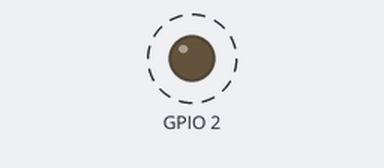
Recording of a sketch running on a simulated ESP32. Parts: output pins drawn as LEDs (lit = HIGH). Dashed ring = blinking.

Above: at 0.5 s.
Timing chart, 0 to 4.6 s (numbered marks = the images above):
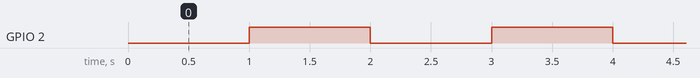

The sketch:

esp32_bridge.ino
```cpp
/*
  ESP32 SOFTAP -> UART TRANSPARENT BRIDGE  (laser turret)
  -------------------------------------------------------
  The ESP32 is ALWAYS an access point: TURRET_LINK @ 192.168.4.1, TCP 8888.
  There is no station/mobile-hotspot mode and no Wi-Fi password in this sketch.
  The PC joins TURRET_LINK for the turret link; internet stays on Bluetooth
  tethering, so the phone's Wi-Fi hotspot is not involved at all.

  SETUP (once):
    1. Flash via CP2102 on the PSU header (BOOT held, tap EN), or OTA once online.
    2. Remove the CP2102 signal wires, restore PA9 -> header 4, power on.
    3. On the PC join Wi-Fi "TURRET_LINK" (open).
    4. Run the simulator - it connects straight to 192.168.4.1:8888.

  HARDWARE UART - ESP32'S ORIGINAL TX/RX (UART0)
    GPIO1  TX  -> PSU header 3 -> Blue Pill PA10 (UART1 RX)
    GPIO3  RX  <- PSU header 4 <- Blue Pill PA9  (UART1 TX)
    GND        -> PSU header 5
  CP2102 must be removed from header 3/4 during normal operation: its TX would
  contend with the Blue Pill's PA9 on GPIO3.

  DEBUG: Serial1 TX on GPIO26 (optional, not needed for operation).
  UART0: 115200 8N1. Payload is unchanged: S<pan>,<tilt>\n / F\n

  OVER-THE-AIR UPDATES (no more opening the box):
    Once this sketch is flashed, later updates go over the same AP:
      espota.py -i 192.168.4.1 -p 3232 -a turret -f <firmware.bin>
    OTA reboots straight into the new sketch, so you never touch EN/BOOT again.
*/
#include <WiFi.h>
#include <ArduinoOTA.h>

static const char* AP_SSID = "TURRET_LINK";
static const IPAddress AP_IP(192, 168, 4, 1);
static const IPAddress AP_GW(192, 168, 4, 1);
static const IPAddress AP_MASK(255, 255, 255, 0);

static const uint16_t TCP_PORT = 8888;
static const int DEBUG_TX = 26;           // Serial1 TX only (optional)

// Serial = UART0 = GPIO1 TX / GPIO3 RX = the PSU header pins already wired.
#define LINK Serial

WiFiServer server(TCP_PORT);
WiFiClient client;

unsigned long lastBlink = 0;
bool ledState = false;

static void blink(unsigned long period) {
  unsigned long now = millis();
  if (now - lastBlink >= period) {
    lastBlink = now;
    ledState = !ledState;
    digitalWrite(2, ledState ? HIGH : LOW);
  }
}

void startServer() {
  server.begin();
  server.setNoDelay(true);
}

static void setupOTA() {
  ArduinoOTA.setHostname("turret-bridge");
  ArduinoOTA.setPassword("turret");
  ArduinoOTA.onStart([]() {
    Serial1.println("[OTA] update started");
    digitalWrite(2, LOW);
  });
  ArduinoOTA.onEnd([]() {
    Serial1.println("\n[OTA] done - rebooting");
  });
  ArduinoOTA.onProgress([](unsigned int progress, unsigned int total) {
    Serial1.printf("[OTA] %u%%\r", (progress * 100) / total);
    digitalWrite(2, !digitalRead(2));
  });
  ArduinoOTA.onError([](ota_error_t error) {
    Serial1.print("[OTA] ERROR "); Serial1.println(error);
  });
  ArduinoOTA.begin();
  Serial1.println("[OTA] ready on UDP/TCP 3232");
}

void setup() {
  LINK.begin(115200);                     // turret UART on original TX/RX
  Serial1.begin(115200, SERIAL_8N1, 25, DEBUG_TX);  // debug only

  pinMode(2, OUTPUT);
  digitalWrite(2, LOW);

  Serial1.println("--- ESP32 turret bridge (AP-only, UART0) ---");
  Serial1.print("[WiFi] SoftAP "); Serial1.println(AP_SSID);

  WiFi.mode(WIFI_AP);
  WiFi.softAPConfig(AP_IP, AP_GW, AP_MASK);
  WiFi.softAP(AP_SSID);

  Serial1.print("[WiFi] AP IP="); Serial1.println(WiFi.softAPIP());

  startServer();
  setupOTA();
}

void loop() {
  ArduinoOTA.handle();                    // firmware updates, no box opening

  // One blink every loop in every state (the old STA build froze the LED ON
  // while online with no client).
  unsigned long ledPeriod = (client && client.connected()) ? 200UL : 1000UL;
  blink(ledPeriod);

  if (!client || !client.connected()) {
    client = server.available();
    if (client) {
      client.setNoDelay(true);
      // Greeting doubles as discovery + confirmation the right bridge was found.
      client.println("TURRET_LINK_READY");
      Serial1.print("[WiFi] client connected, IP="); Serial1.println(client.remoteIP());
      Serial1.print("[WiFi] serving on "); Serial1.println(WiFi.softAPIP());
    }
  }

  // TCP -> ESP32 TX -> Blue Pill PA10
  // No per-byte debug here: it delays forwarding and can starve UART TX.
  if (client && client.connected()) {
    while (client.available() > 0) {
      int b = client.read();
      if (b >= 0) LINK.write((uint8_t)b);
    }
  }

  // Blue Pill PA9 -> ESP32 RX -> TCP.
  // Chunked read/write, drained even with no client. A per-byte Serial1.printf
  // used to live here; at 115200 it was slower than the UART feed and dropped
  // the tail of long replies (e.g. the H help text over WiFi).
  uint8_t buf[128];
  size_t n = 0;
  while (LINK.available() > 0 && n < sizeof(buf)) {
    buf[n++] = (uint8_t)LINK.read();
  }
  if (n > 0 && client && client.connected()) client.write(buf, n);
}
```

Measured:
- by itself, GPIO 2: alternates HIGH for 1.0 s and LOW for 1.0 s
